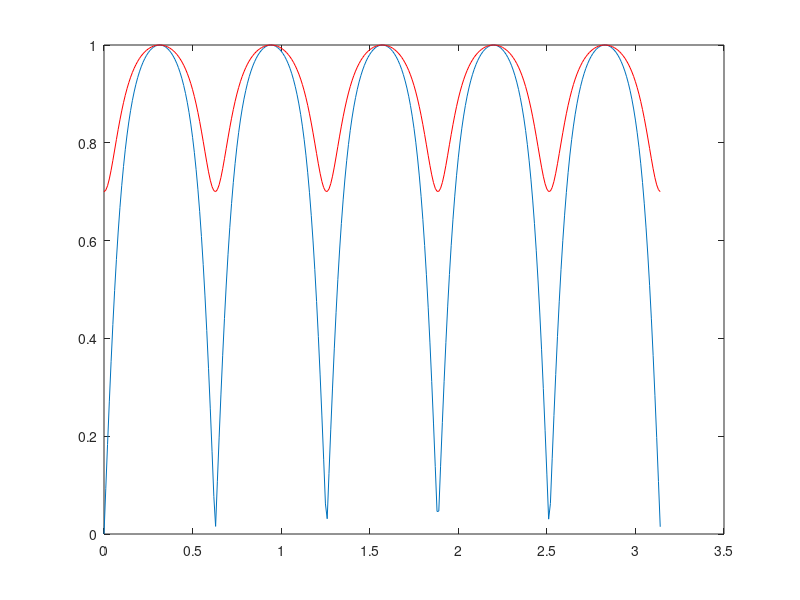

MATLAB code to generate this figure:
clc, clear
w=0:0.01:pi;
b=0.3;
g=0;
g1=0.7;
num=[(1+g+b-g*b) 0 0 0 0 0 0 0 0 0 (g-b-1-b*g)];
num1=[(1+g1+b-g1*b) 0 0 0 0 0 0 0 0 0 (g1-b-1-b*g1)];
den=[2 0 0 0 0 0 0 0 0 0 -(2*b)];
H=freqz(num,den,w);
H1=freqz(num1,den,w);
plot(w,abs(H),w,abs(H1),'r')